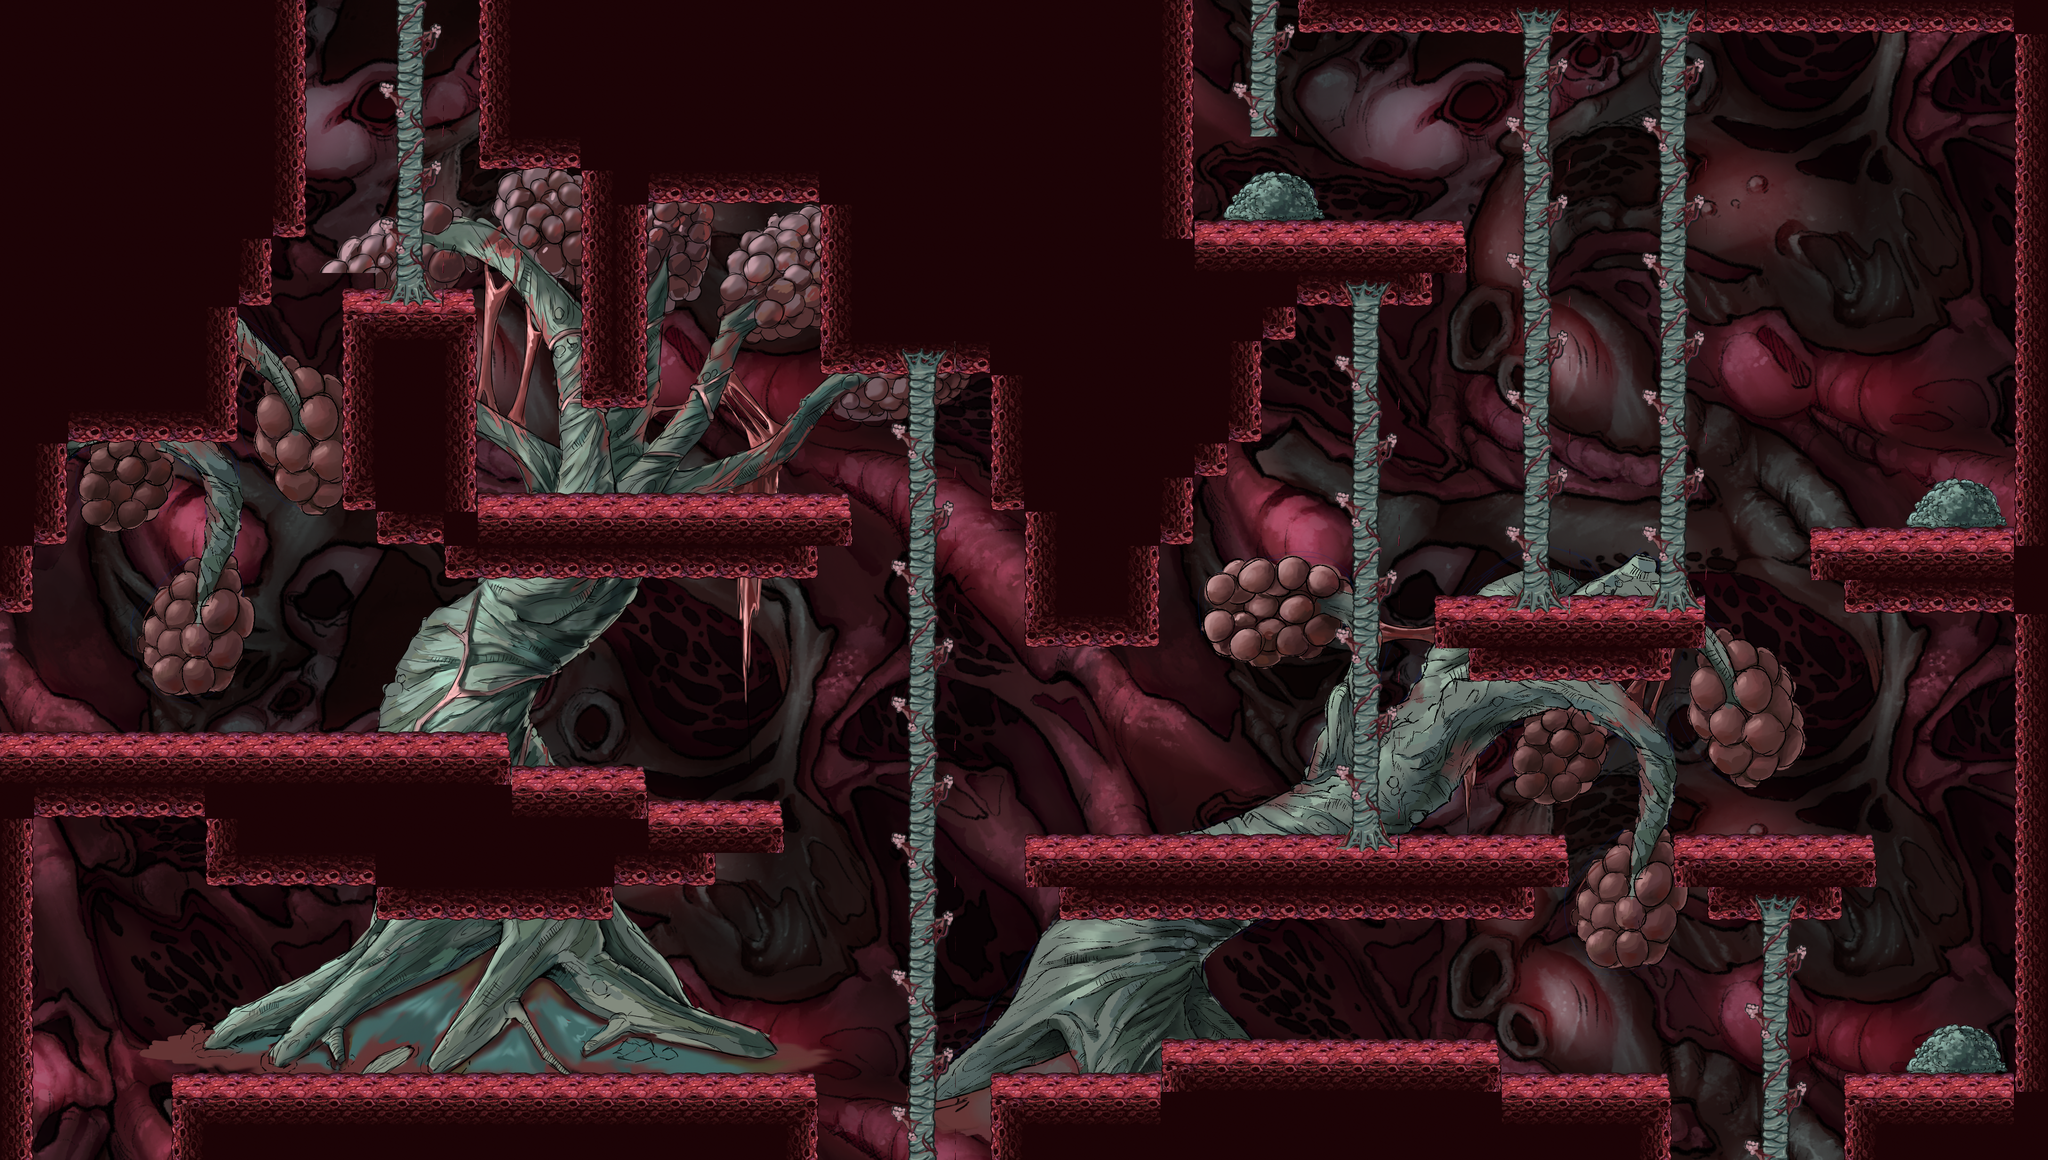

This is a level from a 2D game, rendered from its Tiled map with the project's own tilesets. A one-line summary and the map file follow, with tile-layer data summarised:
An orthogonal 60x34 tile map with 64x64 px tiles, 5 tile layers (Background, Middleground, Navigation, Solid, ...), 1 hidden layer not drawn, 6 tilesets and 135 objects (118x anim_tile, 7x Climbable, 6x Door, 3x Enemy, Player).

<map version="1.10" tiledversion="1.11.2" orientation="orthogonal" renderorder="right-down" width="60" height="34" tilewidth="64" tileheight="64" infinite="0" nextlayerid="10" nextobjectid="141">
 <properties>
  <property name="Draw" type="bool" value="true" />
 </properties>
 <tileset firstgid="1" name="atlas_tiles_1.3" tilewidth="64" tileheight="64" tilecount="256" columns="16">
  <image source="atlas_tiles_1.3.png" width="1024" height="1024" />
 </tileset>
 <tileset firstgid="257" name="atlas_2.4" tilewidth="64" tileheight="64" tilecount="256" columns="16">
  <image source="atlas_2.4.png" width="1024" height="1024" />
 </tileset>
 <tileset firstgid="513" name="TileMetadata" tilewidth="64" tileheight="64" tilecount="2" columns="2">
  <image source="TileMetadata.png" width="128" height="64" />
 </tileset>
 <tileset firstgid="515" name="Middleground_Pulmon" tilewidth="64" tileheight="64" tilecount="2040" columns="60">
  <image source="../Textures/Backgrounds/Pulmones/Middleground_Sala2.png" width="3840" height="2176" />
 </tileset>
 <tileset firstgid="2555" name="BACKGROUND" tilewidth="64" tileheight="64" tilecount="608" columns="32">
  <image source="../Textures/Backgrounds/Pulmones/Background Pulmon 1.png" width="2048" height="1216" />
 </tileset>
 <tileset firstgid="3163" name="middle2" tilewidth="64" tileheight="64" tilecount="990" columns="33">
  <image source="../Textures/Backgrounds/Pulmones/Abeoles2.png" width="2160" height="1920" />
 </tileset>
 <layer id="6" name="Background" width="60" height="34" parallaxx="1.1" parallaxy="1.1">
  <properties>
   <property name="Draw" type="bool" value="true" />
  </properties>
  <data>[2040 cells, 2040 non-empty, 608 distinct tile ids]</data>
 </layer>
 <layer id="8" name="Middleground" width="60" height="34" parallaxx="1.2" parallaxy="1.2">
  <properties>
   <property name="Draw" type="bool" value="true" />
  </properties>
  <data>[2040 cells, 1947 non-empty, 1749 distinct tile ids]</data>
 </layer>
 <layer id="9" name="Navigation" width="60" height="34">
  <properties>
   <property name="Navigation" type="bool" value="true" />
  </properties>
  <data>[2040 cells, 0 non-empty, 0 distinct tile ids]</data>
 </layer>
 <layer id="2" name="Solid" width="60" height="34">
  <properties>
   <property name="Draw" type="bool" value="true" />
  </properties>
  <data>[2040 cells, 870 non-empty, 27 distinct tile ids]</data>
 </layer>
 <layer id="1" name="Map" width="60" height="34">
  <properties>
   <property name="Draw" type="bool" value="true" />
  </properties>
  <data>[2040 cells, 176 non-empty, 22 distinct tile ids]</data>
 </layer>
 <layer id="3" name="Collisions" width="60" height="34" visible="0">
  <data>[2040 cells, 351 non-empty, 1 distinct tile ids]</data>
 </layer>
 <objectgroup id="4" name="Entities">
  <object id="1" name="Door" type="Door" x="55" y="2156" width="290" height="24">
   <properties>
    <property name="Destination" value="MapPulmo_Sala1.tmx" />
    <property name="Type" value="Door" />
    <property name="playerX" type="float" value="148" />
    <property name="playerY" type="float" value="224" />
   </properties>
  </object>
  <object id="2" name="Door" type="Door" x="1519" y="2152" width="350" height="24">
   <properties>
    <property name="Destination" value="MapPulmo_Sala1.tmx" />
    <property name="Type" value="Door" />
    <property name="playerX" type="float" value="1702" />
    <property name="playerY" type="float" value="222" />
   </properties>
  </object>
  <object id="3" name="Door" type="Door" x="3133" y="2148" width="350" height="24">
   <properties>
    <property name="Destination" value="MapPulmo_Sala1.tmx" />
    <property name="Type" value="Door" />
    <property name="playerX" type="float" value="3304" />
    <property name="playerY" type="float" value="150" />
   </properties>
  </object>
  <object id="6" name="Door" type="Door" x="537" y="-4" width="390" height="24">
   <properties>
    <property name="Destination" value="MapPulmo_Sala3.tmx" />
    <property name="Type" value="Door" />
    <property name="playerX" type="float" value="1080" />
    <property name="playerY" type="float" value="1968" />
   </properties>
  </object>
  <object id="7" name="Door" type="Door" x="2205" y="4" width="250" height="24">
   <properties>
    <property name="Destination" value="MapPulmo_Sala6.tmx" />
    <property name="Type" value="Door" />
    <property name="playerX" type="float" value="786" />
    <property name="playerY" type="float" value="4633" />
   </properties>
  </object>
  <object id="8" name="Door" type="Door" x="-5" y="1132" width="34" height="276">
   <properties>
    <property name="Destination" value="MapPulmo_Sala5.tmx" />
    <property name="Type" value="Door" />
    <property name="playerX" type="float" value="3690" />
    <property name="playerY" type="float" value="1363" />
   </properties>
  </object>
  <object id="10" name="Player" type="Player" x="284.488" y="1201.17">
   <point />
  </object>
  <object id="11" name="Climbable" type="Climbable" x="752" y="2.6665" width="48" height="558.667">
   <properties>
    <property name="Type" value="Climbable" />
   </properties>
  </object>
  <object id="12" name="Climbable" type="Climbable" x="1704" y="678.667" width="48" height="1506.67">
   <properties>
    <property name="Type" value="Climbable" />
   </properties>
  </object>
  <object id="13" name="Climbable" type="Climbable" x="2860" y="34.6665" width="48" height="1094.67">
   <properties>
    <property name="Type" value="Climbable" />
   </properties>
  </object>
  <object id="14" name="Climbable" type="Climbable" x="3104" y="30.6665" width="48" height="1094.67">
   <properties>
    <property name="Type" value="Climbable" />
   </properties>
  </object>
  <object id="15" name="Climbable" type="Climbable" x="2344" y="-1.8335" width="48" height="256.167">
   <properties>
    <property name="Type" value="Climbable" />
   </properties>
  </object>
  <object id="16" name="Climbable" type="Climbable" x="3306" y="1714.83" width="48" height="465.5">
   <properties>
    <property name="Type" value="Climbable" />
   </properties>
  </object>
  <object id="17" name="Climbable" type="Climbable" x="2538.79" y="552.848" width="48" height="1040.12">
   <properties>
    <property name="Type" value="Climbable" />
   </properties>
  </object>
  <object id="138" name="Asperguilus" type="Enemy" x="924.432" y="1878.6">
   <point />
  </object>
  <object id="139" name="Eosinofilo" type="Enemy" x="3406.06" y="515.152">
   <point />
  </object>
  <object id="140" name="VirusBasico" type="Enemy" x="2712.12" y="878.788">
   <point />
  </object>
 </objectgroup>
 <objectgroup id="5" name="Anim_Tiles">
  <object id="18" name="part_superior_animada_pulmons" type="anim_tile" x="320" y="1920" width="64" height="64">
   <properties>
    <property name="Texture" value="part_superior_animada_pulmons" />
    <property name="Type" value="anim_tile" />
   </properties>
  </object>
  <object id="19" name="part_superior_animada_pulmons" type="anim_tile" x="384" y="1920" width="64" height="64">
   <properties>
    <property name="Texture" value="part_superior_animada_pulmons" />
    <property name="Type" value="anim_tile" />
   </properties>
  </object>
  <object id="20" name="part_superior_animada_pulmons" type="anim_tile" x="448" y="1920" width="64" height="64">
   <properties>
    <property name="Texture" value="part_superior_animada_pulmons" />
    <property name="Type" value="anim_tile" />
   </properties>
  </object>
  <object id="21" name="base_animada_pulmons" type="anim_tile" x="320" y="1984" width="64" height="64">
   <properties>
    <property name="Texture" value="base_animada_pulmons" />
    <property name="Type" value="anim_tile" />
   </properties>
  </object>
  </objectgroup>
</map>
<!-- 114 of 135 objects omitted -->
